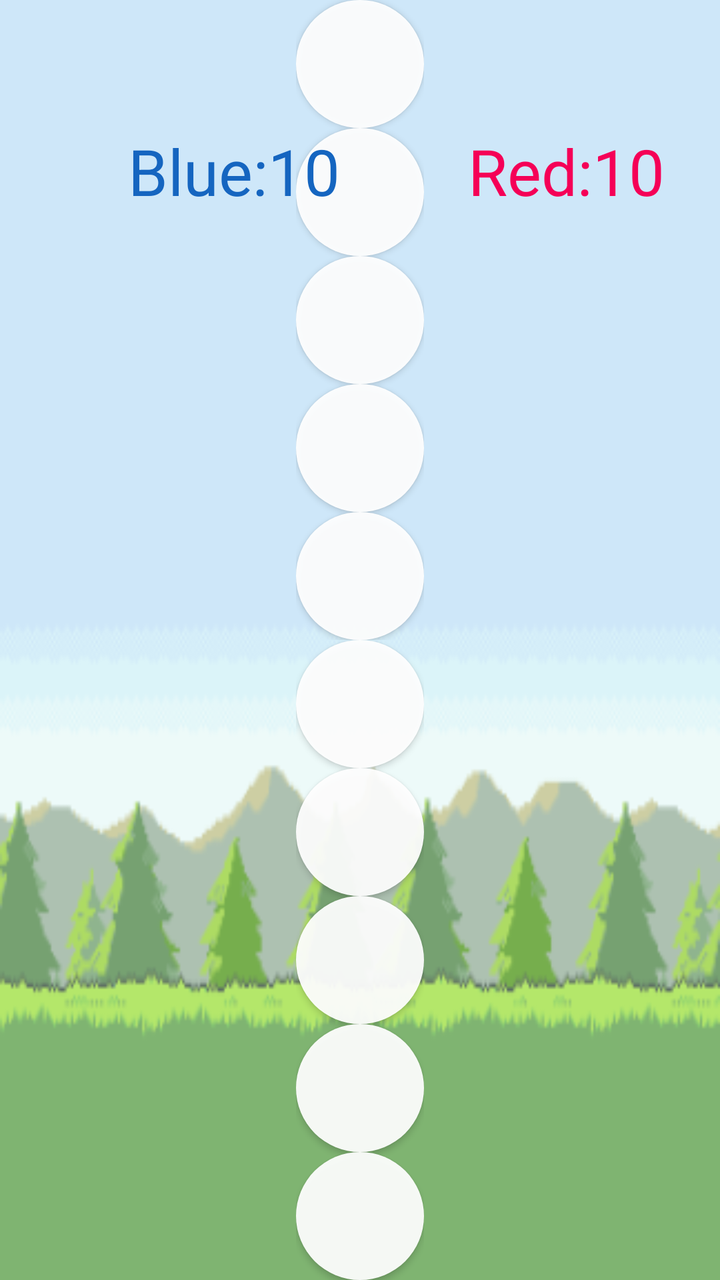
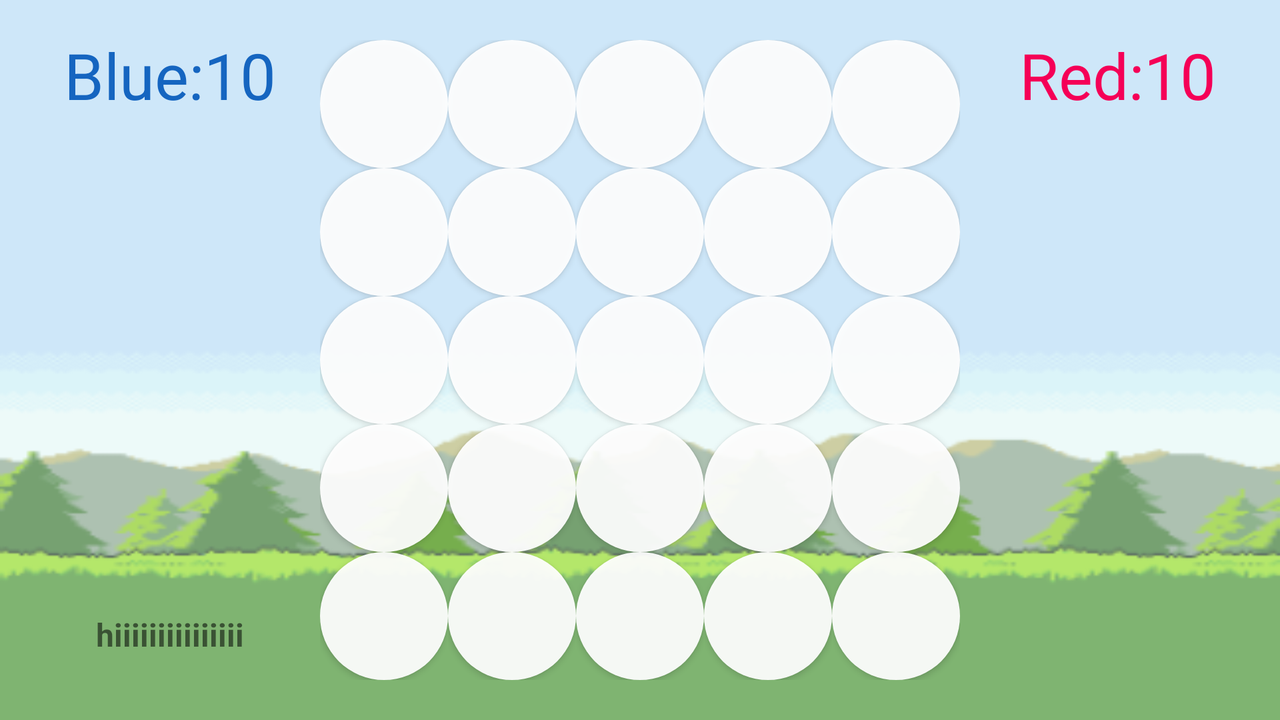

An Android layout and its configuration variant, each rendered on a device that would load it. The default file and the variant file are quoted in full after the pictures.
<!-- AndroidManifest.xml: application theme AppTheme -->
<!-- res/layout/fragment_four_in_a_row.xml -->
<RelativeLayout xmlns:android="http://schemas.android.com/apk/res/android"
    xmlns:tools="http://schemas.android.com/tools"
    android:layout_width="match_parent"
    android:layout_height="match_parent"
    tools:context="Fragments.FourInARow">

    <LinearLayout
        android:layout_width="match_parent"
        android:layout_height="match_parent"
        android:layout_gravity="center"
        android:background="@mipmap/four_in_a_row_2_foreground"
        android:gravity="center"
        android:orientation="vertical">

        <LinearLayout style="@style/linears">

            <Button
                android:id="@+id/r1c1"
                style="@style/buttons" />

            <Button
                android:id="@+id/r1c2"
                style="@style/buttons" />

            <Button
                android:id="@+id/r1c3"
                style="@style/buttons" />

            <Button
                android:id="@+id/r1c4"
                style="@style/buttons" />

            <Button
                android:id="@+id/r1c5"
                style="@style/buttons" />

        </LinearLayout>

        <LinearLayout style="@style/linears">

            <Button
                android:id="@+id/r2c1"
                style="@style/buttons" />

            <Button
                android:id="@+id/r2c2"
                style="@style/buttons" />

            <Button
                android:id="@+id/r2c3"
                style="@style/buttons" />

            <Button
                android:id="@+id/r2c4"
                style="@style/buttons" />

            <Button
                android:id="@+id/r2c5"
                style="@style/buttons" />

        </LinearLayout>

        <LinearLayout style="@style/linears">

            <Button
                android:id="@+id/r3c1"
                style="@style/buttons" />

            <Button
                android:id="@+id/r3c2"
                style="@style/buttons" />

            <Button
                android:id="@+id/r3c3"
                style="@style/buttons" />

            <Button
                android:id="@+id/r3c4"
                style="@style/buttons" />

            <Button
                android:id="@+id/r3c5"
                style="@style/buttons" />

        </LinearLayout>

        <LinearLayout style="@style/linears">

            <Button
                android:id="@+id/r4c1"
                style="@style/buttons" />

            <Button
                android:id="@+id/r4c2"
                style="@style/buttons" />

            <Button
                android:id="@+id/r4c3"
                style="@style/buttons" />

            <Button
                android:id="@+id/r4c4"
                style="@style/buttons" />

            <Button
                android:id="@+id/r4c5"
                style="@style/buttons" />

        </LinearLayout>

        <LinearLayout style="@style/linears">

            <Button
                android:id="@+id/r5c1"
                style="@style/buttons" />

            <Button
                android:id="@+id/r5c2"
                style="@style/buttons" />

            <Button
                android:id="@+id/r5c3"
                style="@style/buttons" />

            <Button
                android:id="@+id/r5c4"
                style="@style/buttons" />

            <Button
                android:id="@+id/r5c5"
                style="@style/buttons" />

        </LinearLayout>


    </LinearLayout>

    <TextView
        android:id="@+id/blue_score"
        android:layout_width="wrap_content"
        android:layout_height="wrap_content"
        android:layout_marginTop="64dp"
        android:layout_toEndOf="@id/blue_text"
        android:textColor="@color/blue"
        android:textSize="32sp"
        tools:text="10" />

    <TextView
        android:id="@+id/red_text"
        android:layout_width="wrap_content"
        android:layout_height="wrap_content"
        android:layout_marginStart="64dp"
        android:layout_marginTop="64dp"
        android:layout_toEndOf="@+id/blue_score"
        android:text="@string/red"
        android:textColor="@color/red"
        android:textSize="32sp" />

    <TextView
        android:id="@+id/red_score"
        android:layout_width="wrap_content"
        android:layout_height="wrap_content"
        android:layout_marginTop="64dp"
        android:layout_toEndOf="@id/red_text"
        android:textColor="@color/red"
        android:textSize="32sp"
        tools:text="10" />


    <TextView
        android:id="@+id/blue_text"
        android:layout_width="wrap_content"
        android:layout_height="wrap_content"
        android:layout_marginStart="64dp"
        android:layout_marginTop="64dp"
        android:text="@string/blue"
        android:textColor="@color/blue"
        android:textSize="32sp" />

</RelativeLayout>
<!-- resources referenced by this layout -->
<resources>
  <color name="blue">#1565C0</color>
  <color name="red">#F50057</color>
  <!-- mipmap four_in_a_row_2_foreground: png bitmap (mipmap-hdpi, 6790 bytes) -->
  <string name="blue">Blue: </string>
  <string name="red">Red: </string>
  <style name="buttons" parent="AppTheme">
          <item name="android:layout_width">64dp</item>
          <item name="android:layout_height">64dp</item>
          <item name="android:clickable">false</item>
          <item name="android:background">@drawable/rounded_button</item>
      </style>
  <style name="linears" parent="AppTheme">
          <item name="android:layout_height">wrap_content</item>
          <item name="android:layout_width">wrap_content</item>
          <item name="android:clickable">true</item>
          <item name="android:orientation">vertical</item>
      </style>
  <style name="AppTheme" parent="Theme.AppCompat.Light.DarkActionBar">
          
          <item name="colorPrimary">@color/colorPrimary</item>
          <item name="colorPrimaryDark">@color/colorPrimaryDark</item>
          <item name="colorAccent">@color/colorAccent</item>
      </style>
  <!-- drawable rounded_button (drawable) -->
  <?xml version="1.0" encoding="utf-8"?>
  <shape xmlns:android="http://schemas.android.com/apk/res/android"
      android:shape="rectangle">
      <corners
          android:bottomLeftRadius="32dp"
          android:bottomRightRadius="32dp"
          android:topLeftRadius="32dp"
          android:topRightRadius="32dp" />
      <solid android:color="#eeffffff" />
  </shape>
  <color name="colorPrimary">#6200EE</color>
  <color name="colorPrimaryDark">#3700B3</color>
  <color name="colorAccent">#03DAC5</color>
</resources>
<!-- res/layout-land/fragment_four_in_a_row.xml (the repository's variant of the layout above) -->
<!-- drawn on the phone turned sideways -->
<RelativeLayout xmlns:android="http://schemas.android.com/apk/res/android"
    xmlns:tools="http://schemas.android.com/tools"
    android:layout_width="match_parent"
    android:layout_height="match_parent"
    tools:context="Fragments.FourInARow">



    <LinearLayout
        android:layout_width="match_parent"
        android:layout_height="match_parent"
        android:layout_gravity="center"
        android:background="@mipmap/four_in_a_row_2_foreground"
        android:gravity="center"
        android:orientation="horizontal">

        <LinearLayout
            style="@style/linears"
            android:id="@+id/column_1">

            <Button
                android:id="@+id/r1c1"
                style="@style/buttons" />

            <Button
                android:id="@+id/r2c1"
                style="@style/buttons" />

            <Button
                android:id="@+id/r3c1"
                style="@style/buttons" />

            <Button
                android:id="@+id/r4c1"
                style="@style/buttons" />

            <Button
                android:id="@+id/r5c1"
                style="@style/buttons" />

        </LinearLayout>

        <LinearLayout
            style="@style/linears"
            android:id="@+id/column_2">

            <Button
                android:id="@+id/r1c2"
                style="@style/buttons" />

            <Button
                android:id="@+id/r2c2"
                style="@style/buttons" />

            <Button
                android:id="@+id/r3c2"
                style="@style/buttons" />

            <Button
                android:id="@+id/r4c2"
                style="@style/buttons" />

            <Button
                android:id="@+id/r5c2"
                style="@style/buttons" />

        </LinearLayout>

        <LinearLayout style="@style/linears" android:id="@+id/column_3">

            <Button
                android:id="@+id/r1c3"
                style="@style/buttons" />

            <Button
                android:id="@+id/r2c3"
                style="@style/buttons" />

            <Button
                android:id="@+id/r3c3"
                style="@style/buttons" />

            <Button
                android:id="@+id/r4c3"
                style="@style/buttons" />

            <Button
                android:id="@+id/r5c3"
                style="@style/buttons" />

        </LinearLayout>

        <LinearLayout style="@style/linears" android:id="@+id/column_4">

            <Button
                android:id="@+id/r1c4"
                style="@style/buttons" />

            <Button
                android:id="@+id/r2c4"
                style="@style/buttons" />

            <Button
                android:id="@+id/r3c4"
                style="@style/buttons" />

            <Button
                android:id="@+id/r4c4"
                style="@style/buttons" />

            <Button
                android:id="@+id/r5c4"
                style="@style/buttons" />

        </LinearLayout>

        <LinearLayout style="@style/linears" android:id="@+id/column_5">

            <Button
                android:id="@+id/r1c5"
                style="@style/buttons" />

            <Button
                android:id="@+id/r2c5"
                style="@style/buttons" />

            <Button
                android:id="@+id/r3c5"
                style="@style/buttons" />

            <Button
                android:id="@+id/r4c5"
                style="@style/buttons" />

            <Button
                android:id="@+id/r5c5"
                style="@style/buttons" />

        </LinearLayout>


    </LinearLayout>

    <RelativeLayout
        android:layout_width="match_parent"
        android:layout_height="match_parent"
        android:layout_marginLeft="32dp"
        android:layout_marginBottom="16dp"
        android:layout_marginTop="16dp"
        android:layout_marginRight="32dp">

        <TextView
            android:id="@+id/text_view_turn"
            android:layout_width="wrap_content"
            android:layout_height="wrap_content"
            android:layout_alignParentBottom="true"
            android:layout_alignParentStart="true"
            android:textSize="16sp"
            android:layout_margin="16dp"
            android:textStyle="bold"
            tools:text="hiiiiiiiiiiiiiii"/>


        <TextView
            android:id="@+id/blue_score"
            android:layout_width="wrap_content"
            android:layout_height="wrap_content"
            android:layout_toEndOf="@id/blue_text"
            android:textColor="@color/blue"
            android:textSize="32sp"
            tools:text="10" />

        <TextView
            android:id="@+id/red_text"
            android:layout_width="wrap_content"
            android:layout_height="wrap_content"
            android:layout_toStartOf="@+id/red_score"
            android:text="@string/red"
            android:textColor="@color/red"
            android:textSize="32sp"
            tools:ignore="RelativeOverlap" />

        <TextView
            android:id="@+id/red_score"
            android:layout_width="wrap_content"
            android:layout_height="wrap_content"
            android:layout_alignParentEnd="true"
            android:textColor="@color/red"
            android:textSize="32sp"
            tools:text="10" />


        <TextView
            android:id="@+id/blue_text"
            android:layout_width="wrap_content"
            android:layout_height="wrap_content"
            android:layout_alignParentStart="true"
            android:text="@string/blue"
            android:textColor="@color/blue"
            android:textSize="32sp" />



    </RelativeLayout>

</RelativeLayout>
